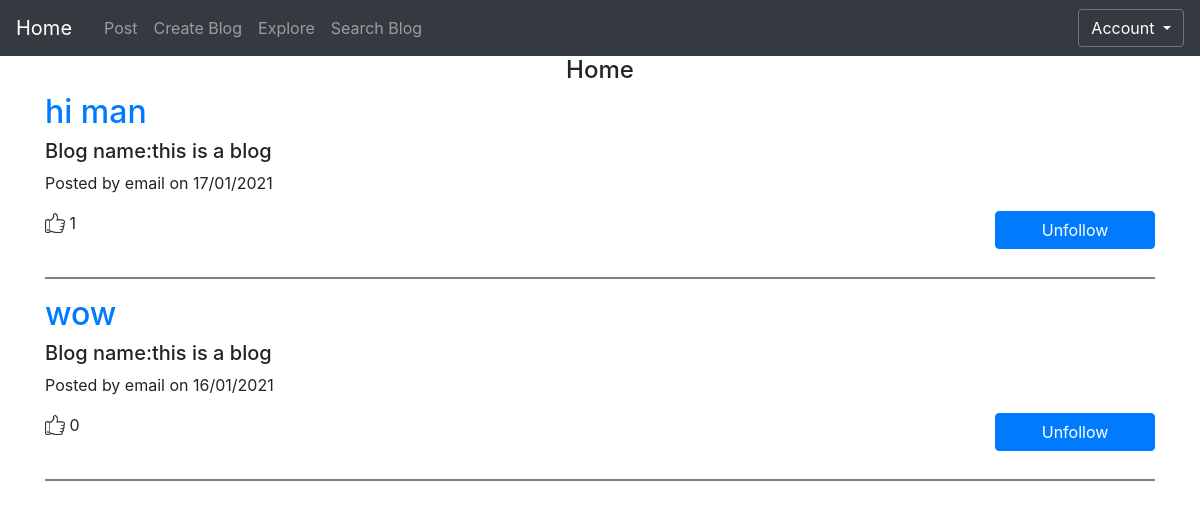
The page /home (signed in) on the database as committed earlier.
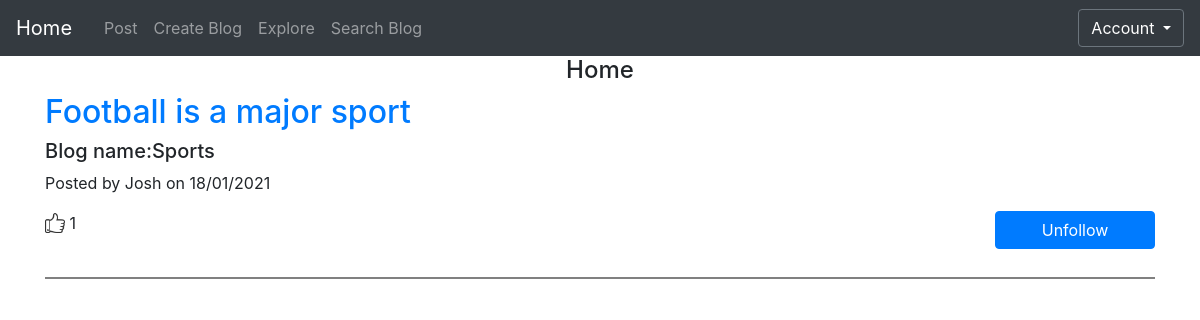
The same page on the database as committed later.
### app/models.py (models this page shows)
class Posts(db.Model):
    id = db.Column(db.Integer, primary_key=True)
    date = db.Column(db.DateTime)
    title = db.Column(db.String(500))
    body= db.Column(db.String(2000))
    author = db.Column(db.String(20))
    image_name=db.Column(db.String(200))
    blog_id=db.Column(db.Integer,db.ForeignKey('blog.id'))

class Blog(db.Model):
    __searchable__ = ['blog_name']
    id= db.Column(db.Integer, primary_key=True)
    blog_name = db.Column(db.String(100))
    user_id=db.Column(db.Integer,db.ForeignKey('user.id'))
    posts=db.relationship("Posts",backref='blog',lazy=True)

### app/views.py (the view)
@app.route('/')
@app.route('/home', methods=['GET', 'POST'])
def home():
	if not current_user.is_authenticated:
		redirect('index.html')
	else:
		f_blog=current_user.followed_blogs
		blogs = Blog.query.filter(Blog.user_followers.any(id=current_user.id)).all()
		li=[]
		for i in blogs:
			l=i.posts
			for pp in l:
				li.append(pp)
		da=sorted(li,key=lambda post: post.date,reverse=True)
		return render_template('home.html', title='home', p= da)
	return render_template('index.html', title='home')

### app/models.py (called while the page is built)
    def has_followed_blog(self, blog):
        return self.followed_blogs.filter_by(
          id=blog.id).first() is not None

### app/views.py (called while the page is built)
@login_manager.user_loader
def load_user(user_id):
	return User.query.get(int(user_id))

### app/templates/home.html (shortened to what this page needs)
{% extends "base.html" %}
{% block content %}
<h4 class="text-center">Home</h4>
{% for post in p %}
<div class="post-preview">
    <h2 class="post-title">
        <a href="{{ url_for('post', post_id=post.id) }}">
    {{post.title }}
  </a>
    </h2>
  <h5>
    Blog name:{{ post.blog.blog_name }}
  </h5>
  <p class="post-meta">Posted by {{post.author}} on {{ post.date.strftime('%d/%m/%Y') }}</p>
  {% if current_user.has_followed_blog(post.blog) %}
  <button class="btn btn-primary float-right unfollowButton" blog_id="{{  post.blog.id }}">Unfollow</button>
  {% else %}
  <button class="btn btn-primary float-right followButton" blog_id="{{  post.blog.id }}">Follow</button>
  {% endif %}
</div>
<h7 class="like-container">
  <image src="{{url_for('static',filename = 'like.png')}}" class="mb-1 like_image"> {{ post.user_likes.count()}}
  </h7>
<br>
<br>
<hr style="height:2px;border-width:0;color:gray;background-color:gray">
{% endfor %}
{% endblock %}

Rows that differ between the two databases and show on the page:
no longer on this page (row edited): Posts: title "hi man", blog.blog_name "this is a blog", author "email", date "17/01/2021", user_likes.count "1"
no longer on this page (row edited): Posts: title "wow", blog.blog_name "this is a blog", author "email", date "16/01/2021", user_likes.count "0"
now on this page (row edited): Posts: title "Football is a major sport", blog.blog_name "Sports", author "Josh", date "18/01/2021", user_likes.count "1"
